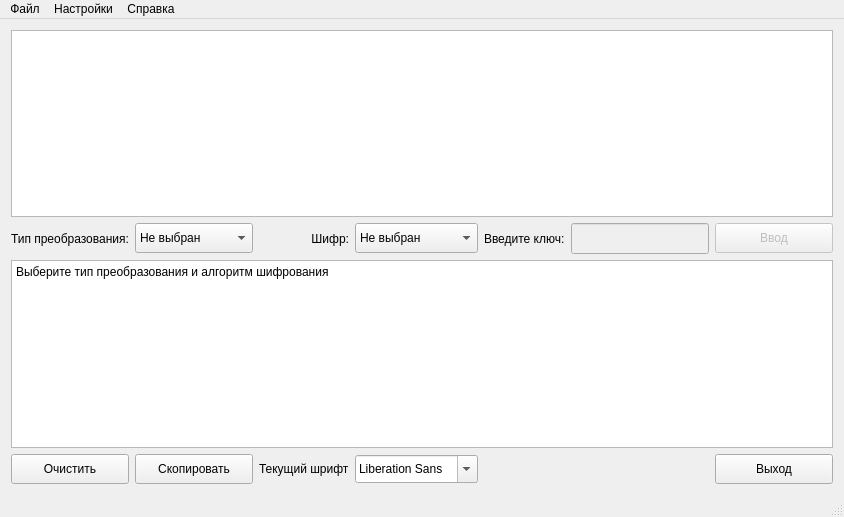
<?xml version="1.0" encoding="UTF-8"?>
<ui version="4.0">
 <class>Crypt</class>
 <widget class="QMainWindow" name="Crypt">
  <property name="enabled">
   <bool>true</bool>
  </property>
  <property name="geometry">
   <rect>
    <x>0</x>
    <y>0</y>
    <width>844</width>
    <height>517</height>
   </rect>
  </property>
  <property name="minimumSize">
   <size>
    <width>118</width>
    <height>30</height>
   </size>
  </property>
  <property name="font">
   <font>
    <weight>50</weight>
    <bold>false</bold>
   </font>
  </property>
  <property name="cursor">
   <cursorShape>ArrowCursor</cursorShape>
  </property>
  <property name="windowTitle">
   <string>Crypt</string>
  </property>
  <widget class="QWidget" name="centralWidget">
   <property name="enabled">
    <bool>true</bool>
   </property>
   <property name="font">
    <font>
     <italic>false</italic>
    </font>
   </property>
   <layout class="QGridLayout" name="gridLayout">
    <item row="0" column="0" colspan="7">
     <widget class="QPlainTextEdit" name="plainTextEdit">
      <property name="font">
       <font>
        <italic>false</italic>
       </font>
      </property>
      <property name="readOnly">
       <bool>false</bool>
      </property>
      <property name="plainText">
       <string/>
      </property>
     </widget>
    </item>
    <item row="1" column="0">
     <widget class="QLabel" name="label">
      <property name="text">
       <string>Тип преобразования:</string>
      </property>
     </widget>
    </item>
    <item row="1" column="1">
     <widget class="QComboBox" name="comboBox_1">
      <property name="minimumSize">
       <size>
        <width>118</width>
        <height>30</height>
       </size>
      </property>
      <item>
       <property name="text">
        <string>Не выбран</string>
       </property>
      </item>
      <item>
       <property name="text">
        <string>Шифратор</string>
       </property>
      </item>
      <item>
       <property name="text">
        <string>Дешифратор</string>
       </property>
      </item>
     </widget>
    </item>
    <item row="1" column="2">
     <widget class="QLabel" name="label_3">
      <property name="text">
       <string>Шифр:</string>
      </property>
      <property name="alignment">
       <set>Qt::AlignRight|Qt::AlignTrailing|Qt::AlignVCenter</set>
      </property>
     </widget>
    </item>
    <item row="1" column="3">
     <widget class="QComboBox" name="comboBox_2">
      <property name="minimumSize">
       <size>
        <width>118</width>
        <height>30</height>
       </size>
      </property>
      <item>
       <property name="text">
        <string>Не выбран</string>
       </property>
      </item>
      <item>
       <property name="text">
        <string>Вижинера</string>
       </property>
      </item>
      <item>
       <property name="text">
        <string>Морзе</string>
       </property>
      </item>
      <item>
       <property name="text">
        <string>Цезаря</string>
       </property>
      </item>
     </widget>
    </item>
    <item row="1" column="4">
     <widget class="QLabel" name="label_2">
      <property name="text">
       <string>Введите ключ:</string>
      </property>
     </widget>
    </item>
    <item row="1" column="5">
     <widget class="QLineEdit" name="lineEdit">
      <property name="enabled">
       <bool>false</bool>
      </property>
      <property name="minimumSize">
       <size>
        <width>90</width>
        <height>31</height>
       </size>
      </property>
      <property name="maxLength">
       <number>0</number>
      </property>
     </widget>
    </item>
    <item row="1" column="6">
     <widget class="QPushButton" name="enter">
      <property name="enabled">
       <bool>false</bool>
      </property>
      <property name="minimumSize">
       <size>
        <width>118</width>
        <height>30</height>
       </size>
      </property>
      <property name="styleSheet">
       <string notr="true">btn.resize(100, 50);
 btn.show();
 return app.exec();</string>
      </property>
      <property name="text">
       <string>Ввод</string>
      </property>
      <property name="autoDefault">
       <bool>false</bool>
      </property>
      <property name="default">
       <bool>false</bool>
      </property>
      <property name="flat">
       <bool>false</bool>
      </property>
     </widget>
    </item>
    <item row="2" column="0" colspan="7">
     <widget class="QPlainTextEdit" name="plainTextEdit_2">
      <property name="enabled">
       <bool>true</bool>
      </property>
      <property name="readOnly">
       <bool>true</bool>
      </property>
      <property name="plainText">
       <string>Выберите тип преобразования и алгоритм шифрования</string>
      </property>
     </widget>
    </item>
    <item row="3" column="0">
     <widget class="QPushButton" name="clear">
      <property name="minimumSize">
       <size>
        <width>118</width>
        <height>30</height>
       </size>
      </property>
      <property name="maximumSize">
       <size>
        <width>118</width>
        <height>30</height>
       </size>
      </property>
      <property name="text">
       <string>Очистить</string>
      </property>
     </widget>
    </item>
    <item row="3" column="1">
     <widget class="QPushButton" name="pushButton">
      <property name="minimumSize">
       <size>
        <width>118</width>
        <height>30</height>
       </size>
      </property>
      <property name="maximumSize">
       <size>
        <width>118</width>
        <height>30</height>
       </size>
      </property>
      <property name="text">
       <string>Скопировать</string>
      </property>
     </widget>
    </item>
    <item row="3" column="2">
     <widget class="QLabel" name="label_4">
      <property name="text">
       <string>Текущий шрифт</string>
      </property>
     </widget>
    </item>
    <item row="3" column="3">
     <widget class="QFontComboBox" name="fontComboBox">
      <property name="maximumSize">
       <size>
        <width>123</width>
        <height>28</height>
       </size>
      </property>
      <property name="styleSheet">
       <string notr="true"/>
      </property>
     </widget>
    </item>
    <item row="3" column="6">
     <widget class="QPushButton" name="close">
      <property name="minimumSize">
       <size>
        <width>118</width>
        <height>30</height>
       </size>
      </property>
      <property name="text">
       <string>Выход</string>
      </property>
     </widget>
    </item>
   </layout>
   <zorder>lineEdit</zorder>
   <zorder>label</zorder>
   <zorder>comboBox_2</zorder>
   <zorder>close</zorder>
   <zorder>label_2</zorder>
   <zorder>plainTextEdit</zorder>
   <zorder>comboBox_1</zorder>
   <zorder>plainTextEdit_2</zorder>
   <zorder>enter</zorder>
   <zorder>clear</zorder>
   <zorder>pushButton</zorder>
   <zorder>fontComboBox</zorder>
   <zorder>label_4</zorder>
   <zorder>label_3</zorder>
  </widget>
  <widget class="QMenuBar" name="menuBar">
   <property name="geometry">
    <rect>
     <x>0</x>
     <y>0</y>
     <width>844</width>
     <height>21</height>
    </rect>
   </property>
   <widget class="QMenu" name="menu">
    <property name="font">
     <font>
      <stylestrategy>PreferDefault</stylestrategy>
     </font>
    </property>
    <property name="title">
     <string>Файл</string>
    </property>
    <addaction name="openText"/>
    <addaction name="openKey"/>
    <addaction name="saveResult"/>
   </widget>
   <widget class="QMenu" name="menu_5">
    <property name="title">
     <string>Справка</string>
    </property>
    <addaction name="action_15"/>
   </widget>
   <widget class="QMenu" name="menu_2">
    <property name="title">
     <string>Настройки</string>
    </property>
    <addaction name="action_3"/>
   </widget>
   <addaction name="menu"/>
   <addaction name="menu_2"/>
   <addaction name="menu_5"/>
  </widget>
  <widget class="QStatusBar" name="statusBar"/>
  <action name="openText">
   <property name="checkable">
    <bool>false</bool>
   </property>
   <property name="checked">
    <bool>false</bool>
   </property>
   <property name="text">
    <string>Открыть текст...</string>
   </property>
  </action>
  <action name="action_9">
   <property name="text">
    <string>Виженер</string>
   </property>
  </action>
  <action name="action_10">
   <property name="text">
    <string>Морзе</string>
   </property>
  </action>
  <action name="action_11">
   <property name="text">
    <string>Цезарь</string>
   </property>
  </action>
  <action name="action_12">
   <property name="text">
    <string>Виженер</string>
   </property>
  </action>
  <action name="action_13">
   <property name="text">
    <string>Морзе</string>
   </property>
  </action>
  <action name="action_14">
   <property name="text">
    <string>Цезарь</string>
   </property>
  </action>
  <action name="action_15">
   <property name="text">
    <string>О программе...</string>
   </property>
  </action>
  <action name="openKey">
   <property name="checkable">
    <bool>false</bool>
   </property>
   <property name="enabled">
    <bool>false</bool>
   </property>
   <property name="text">
    <string>Открыть ключ...</string>
   </property>
  </action>
  <action name="saveResult">
   <property name="text">
    <string>Сохранить...</string>
   </property>
  </action>
  <action name="action">
   <property name="text">
    <string>Шрифт...</string>
   </property>
  </action>
  <action name="action_2">
   <property name="text">
    <string>Цвет окна</string>
   </property>
  </action>
  <action name="action_3">
   <property name="text">
    <string>Опции</string>
   </property>
  </action>
 </widget>
 <layoutdefault spacing="6" margin="11"/>
 <resources/>
 <connections>
  <connection>
   <sender>pushButton</sender>
   <signal>clicked()</signal>
   <receiver>plainTextEdit_2</receiver>
   <slot>selectAll()</slot>
   <hints>
    <hint type="sourcelabel">
     <x>215</x>
     <y>457</y>
    </hint>
    <hint type="destinationlabel">
     <x>294</x>
     <y>428</y>
    </hint>
   </hints>
  </connection>
  <connection>
   <sender>pushButton</sender>
   <signal>clicked()</signal>
   <receiver>plainTextEdit_2</receiver>
   <slot>copy()</slot>
   <hints>
    <hint type="sourcelabel">
     <x>246</x>
     <y>461</y>
    </hint>
    <hint type="destinationlabel">
     <x>319</x>
     <y>430</y>
    </hint>
   </hints>
  </connection>
 </connections>
</ui>
